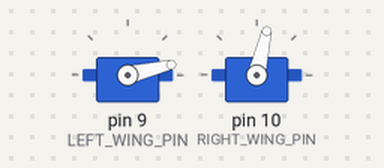
A sketch run on a simulated Arduino Uno, built with avr-gcc and run on an emulated ATmega328P. Shown: 2 × servo.

Above: at 0.05 s.
At 0.45 s:
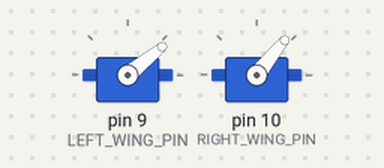
At 0.9 s:
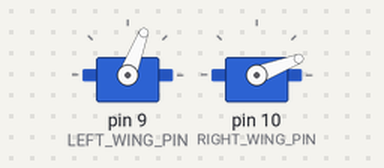
At 1.8 s:
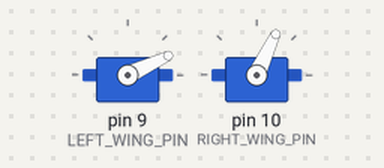
Timing chart, 0 to 4.5 s (numbered marks = the images above):
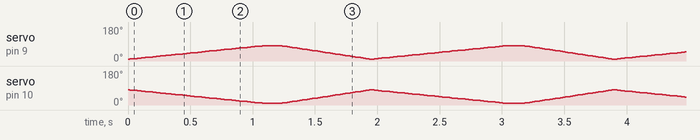

The sketch:

eagle-wings.ino
```cpp
#include <Servo.h>

constexpr const int LEFT_WING_PIN = 9;
constexpr const int RIGHT_WING_PIN = 10;

constexpr const int MAX_POS = 80;
constexpr const int MIN_POS = 10;

Servo leftWing;
Servo rightWing;

int currentPosition{0};

void setup()
{
  leftWing.attach(LEFT_WING_PIN);
  rightWing.attach(RIGHT_WING_PIN);
}

void setPosition(int pos)
{
  leftWing.write(pos);
  rightWing.write(90 - pos);
}

void loop()
{
  // Downstroke - a bit slower
  for (currentPosition = MIN_POS; currentPosition <= MAX_POS; currentPosition += 1)
  {
    setPosition(currentPosition);
    delay(15);
  }

  delay(150);

  // Upstroke - a bit faster
  for (currentPosition = MAX_POS; currentPosition >= MIN_POS; currentPosition -= 1)
  {
    setPosition(currentPosition);
    delay(10);
  }
}
```
